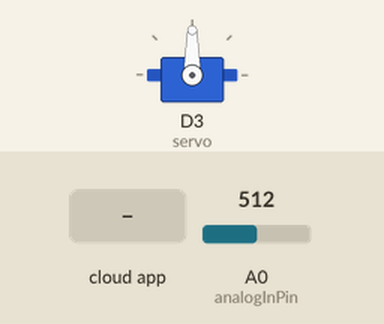
Simulated run of this sketch. Board: ESP8266 (Wemos D1 mini). On the bench: servo. The test bench sets the inputs (shaded band); at power-on: A0 (analogInPin) = 512. WiFi joins after 1.5 s; servers stay silent unless stated; network time is answered at once with the bench clock; the local clock reads 2024-03-15 10:24:30 at power-on unless the sketch sets it; the Firebase database answers and starts empty; what the sketch prints to the serial monitor is not drawn.

Above: at 2.7 s.
2.8 s: the phone or cloud app sets feednow to 1
At 3.4 s:
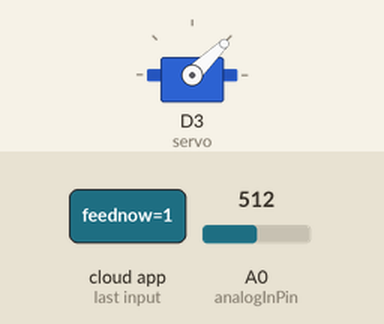
6.0 s: the phone or cloud app sets feednow to 0
At 6.9 s:
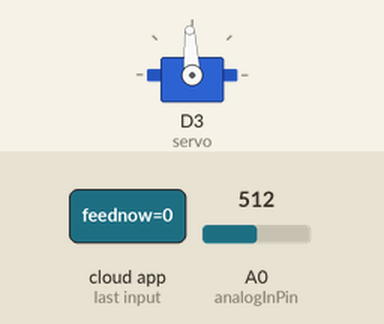
Timing chart, 0 to 9.0 s (numbered marks = the images above; inputs shaded):
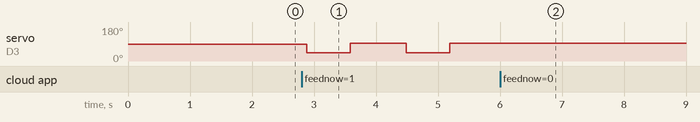

The sketch:

Wemos_Code.ino
```cpp
#include "FirebaseESP8266.h"
#include <ESP8266WiFi.h>
#include <NTPClient.h>
#include <WiFiUdp.h>
#include <Servo.h>
Servo servo;

#define FIREBASE_HOST "fishfeeder-8e3e2-default-rtdb.asia-southeast1.firebasedatabase.app"
#define FIREBASE_AUTH "J3KtuvYvQaRMIRF0y71HxpDXHsV3TJqkvKywblhkx"
#define WIFI_SSID "LYKA ANN"
#define WIFI_PASSWORD "04241903"

WiFiUDP ntpUDP;
NTPClient timeClient(ntpUDP, "pool.ntp.org", 19800);

FirebaseData fbdo;

FirebaseData timer, feed, pH;
String stimer;
String Str[] = { "00:00", "00:00", "00:00" };
int i, feednow = 0;

//pH Sensor Codes
float calibration = 31.88; //change to calibrate
const int analogInPin = A0;
unsigned long int avgValue;
float b;
int buf[10], temp;

void setup() {
    Serial.begin(9600);
    WiFi.begin(WIFI_SSID, WIFI_PASSWORD);
    Serial.print("Connecting to a");
    while (WiFi.status() != WL_CONNECTED) {
        Serial.print(".");
        delay(500);
    }
    Serial.println();
    Serial.print("connected: ");
    Serial.println(WiFi.localIP());

    timeClient.begin();
    Firebase.begin(FIREBASE_HOST, FIREBASE_AUTH);
    Firebase.reconnectWiFi(true);
    servo.attach(D3); // Pin attached to D3

}

void loop() {
    Firebase.getInt(feed, "feednow");
    feednow = feed.to<int>();
    Serial.println(feednow);
    if (feednow == 1) // Direct Feeding
    {
        servo.writeMicroseconds(1000); // rotate clockwise
        delay(700); // allow to rotate for n micro seconds, you can change this to your need
        servo.writeMicroseconds(1500); // stop rotation
        feednow = 0;
        Firebase.setInt(feed, "/feednow", feednow);
        Serial.println("Fed");
    }
    else { // Scheduling feed
        for (i = 0; i < 3; i++) {
            String path = "timers/timer" + String(i);
            Firebase.getString(timer, path);
            stimer = timer.to<String>();
            Str[i] = stimer.substring(9, 14);
        }
        timeClient.update();
        String currentTime = String(timeClient.getHours()) + ":" + String(timeClient.getMinutes());
        if (Str[0] == currentTime || Str[1] == currentTime || Str[2] == currentTime)
        {
            servo.writeMicroseconds(1000); // rotate clockwise
            delay(700); // allow to rotate for n micro seconds, you can change this to your need
            servo.writeMicroseconds(1500); // stop rotation
            Serial.println("Success");
            delay(6000);
        }
    }
    Str[0] = "00:00";
    Str[1] = "00:00";
    Str[2] = "00:00";


    {

        for (int i = 0; i < 10; i++)
        {
            buf[i] = analogRead(analogInPin);
            delay(30);
        }
        for (int i = 0; i < 9; i++)
        {
            for (int j = i + 1; j < 10; j++)
            {
                if (buf[i] > buf[j])
                {
                    temp = buf[i];
                    buf[i] = buf[j];
                    buf[j] = temp;
                }
            }
        }
        avgValue = 0;
        for (int i = 2; i < 8; i++)
            avgValue += buf[i];
        float pHVol = (float)avgValue * 5.0 / 1024 / 6;
        float phValue = -5.70 * pHVol + calibration;
        Serial.println(phValue);

        Firebase.RTDB.setFloat(&fbdo, "sensor", phValue);
        float total = (phValue);
        if (total < 4) {
            Firebase.RTDB.setString(&fbdo, "result", " Very Acidic");
        }
        else if (total >= 4 && total < 5) {
            Firebase.RTDB.setString(&fbdo, "result", "Acidic");
        }
        else if (total >= 5 && total < 7) {
            Firebase.RTDB.setString(&fbdo, "result", "Acidic-ish");
        }
        else if (total >= 7 && total < 8) {
            Firebase.RTDB.setString(&fbdo, "result", "Neutral");
        }
        else if (total >= 8 && total < 10) {
            Firebase.RTDB.setString(&fbdo, "result", "Alkaline-ish");
        }
        else if (total >= 10 && total < 11) {
            Firebase.RTDB.setString(&fbdo, "result", "Alkaline");
        }
        else if (total >= 11) {
            Firebase.RTDB.setString(&fbdo, "result", "Very Alkaline");
        }
    }
}
```

Measured:
- after the input at 2.8 s, servo on D3 (servo): alternates 93° for 0.90 s and 44° for 0.70 s, starting after 0.08 s
- after the input at 6.0 s, servo on D3 (servo): stops changing and stays 93°
